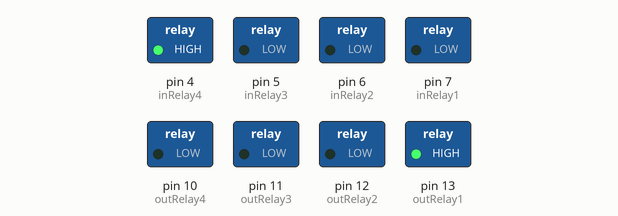
This sketch was run on a simulated Arduino Uno, built with avr-gcc and run on an emulated ATmega328P. Parts: switched loads named in the sketch (green lamp = pin HIGH).

Above: at 0.2 s.
At 1.2 s:
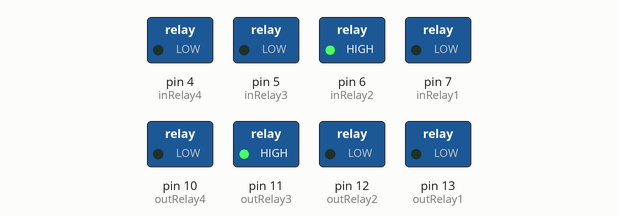
At 2.7 s:
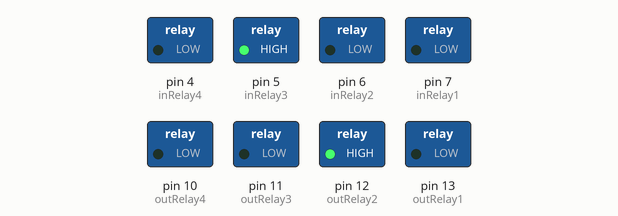
At 3.7 s:
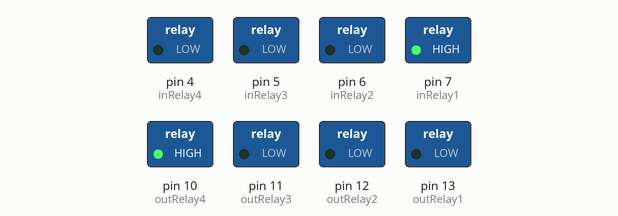
Timing chart, 0 to 4.6 s (numbered marks = the images above):
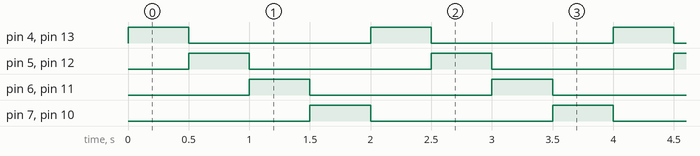

The sketch:

MainCode.ino
```cpp
//https://www.tinkercad.com/things/2JgiVnnB5oi-smooth-hango-waasa/editel?tenant=circuits

//Outlet valve motion - Arduino code for four channel four way relay  where each channel is connected to 4 LEDs in parallel and pins of arduino board utilized four 4 relays are pins 13,12,11,10. Realy should work to produce a wave motion
//For the 16 LEDs connected pin 10 connected to LEDs 1,5,9,13; pin 11 connected to LEDs 2,6,10,14; pin 12 connected to LEDs 3,7,11,15; pin 13 connected to LEDs 4,8,12,16

//Inlet valve motion - Arduino code for four channel four way relay  where each channel is connected to 4 LEDs in parallel and pins of arduino board utilized four 4 relays are pins 4,5,6,7. Realy should work to produce a wave motion
//For the 16 LEDs connected pin 4 connected to LEDs 1; pin 5 connected to LEDs; pin 6 connected to LEDs 3; pin 7 connected to LEDs 4.

int outRelay1 = 13;
int outRelay2 = 12;
int outRelay3 = 11;
int outRelay4 = 10;

int inRelay1 = 7;
int inRelay2 = 6;
int inRelay3 = 5;
int inRelay4 = 4;

void setup() {
    // put your setup code here, to run once:
    pinMode(outRelay1, OUTPUT);
    pinMode(outRelay2, OUTPUT);
    pinMode(outRelay3, OUTPUT);
    pinMode(outRelay4, OUTPUT);

    pinMode(inRelay1, OUTPUT);
    pinMode(inRelay2, OUTPUT);
    pinMode(inRelay3, OUTPUT);
    pinMode(inRelay4, OUTPUT);
}

void loop() {
    // put your main code here, to run repeatedly
    // Single wave point
    digitalWrite(outRelay1, HIGH);
    digitalWrite(outRelay2, LOW);
    digitalWrite(outRelay3, LOW);
    digitalWrite(outRelay4, LOW);

    digitalWrite(inRelay1, LOW);
    digitalWrite(inRelay2, LOW);
    digitalWrite(inRelay3, LOW);
    digitalWrite(inRelay4, HIGH);

    delay(500);

    digitalWrite(outRelay1, LOW);
    digitalWrite(outRelay2, HIGH);
    digitalWrite(outRelay3, LOW);
    digitalWrite(outRelay4, LOW);

    digitalWrite(inRelay1, LOW);
    digitalWrite(inRelay2, LOW);
    digitalWrite(inRelay3, HIGH);
    digitalWrite(inRelay4, LOW);

    delay(500);

    digitalWrite(outRelay1, LOW);
    digitalWrite(outRelay2, LOW);
    digitalWrite(outRelay3, HIGH);
    digitalWrite(outRelay4, LOW);

    digitalWrite(inRelay1, LOW);
    digitalWrite(inRelay2, HIGH);
    digitalWrite(inRelay3, LOW);
    digitalWrite(inRelay4, LOW);

    delay(500);

    digitalWrite(outRelay1, LOW);
    digitalWrite(outRelay2, LOW);
    digitalWrite(outRelay3, LOW);
    digitalWrite(outRelay4, HIGH);

    digitalWrite(inRelay1, HIGH);
    digitalWrite(inRelay2, LOW);
    digitalWrite(inRelay3, LOW);
    digitalWrite(inRelay4, LOW);

    delay(500);

    /*
    //Three wave point
    digitalWrite(outRelay1, HIGH);
    digitalWrite(outRelay2, HIGH);
    digitalWrite(outRelay3, HIGH);
    digitalWrite(outRelay4, LOW);

    digitalWrite(inRelay1, LOW);
    digitalWrite(inRelay2, LOW);
    digitalWrite(inRelay3, LOW);
    digitalWrite(inRelay4, HIGH);

    delay(250);

    digitalWrite(outRelay1, HIGH);
    digitalWrite(outRelay2, HIGH);
    digitalWrite(outRelay3, LOW);
    digitalWrite(outRelay4, HIGH);

    digitalWrite(inRelay1, LOW);
    digitalWrite(inRelay2, LOW);
    digitalWrite(inRelay3, HIGH);
    digitalWrite(inRelay4, LOW);

    delay(250);

    digitalWrite(outRelay1, HIGH);
    digitalWrite(outRelay2, LOW);
    digitalWrite(outRelay3, HIGH);
    digitalWrite(outRelay4, HIGH);

    digitalWrite(inRelay1, LOW);
    digitalWrite(inRelay2, HIGH);
    digitalWrite(inRelay3, LOW);
    digitalWrite(inRelay4, LOW);

    delay(250);

    digitalWrite(outRelay1, LOW);
    digitalWrite(outRelay2, HIGH);
    digitalWrite(outRelay3, HIGH);
    digitalWrite(outRelay4, HIGH);

    digitalWrite(inRelay1, HIGH);
    digitalWrite(inRelay2, LOW);
    digitalWrite(inRelay3, LOW);
    digitalWrite(inRelay4, LOW);

    delay(250);
    */
}

// Path: MainCode.ino
```

Measured:
- by itself, pin 4 (inRelay4), pin 5 (inRelay3), pin 6 (inRelay2), pin 7 (inRelay1), pin 10 (outRelay4), pin 11 (outRelay3), pin 12 (outRelay2), pin 13 (outRelay1): alternates HIGH for 0.50 s and LOW for 1.5 s
- by itself, everything shown: repeats every 2.0 s, in 4 steps
